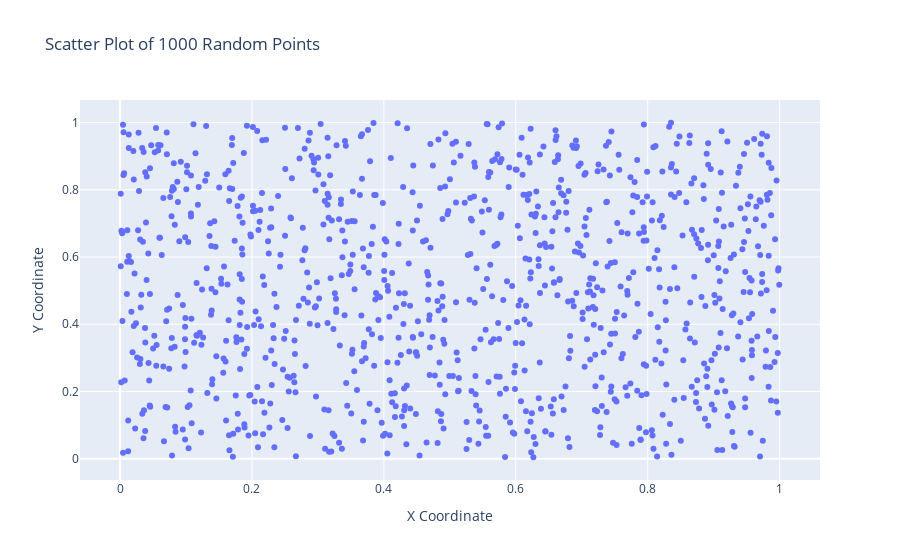

This figure's notebook cell:
### Code cell
import plotly.express as px
import numpy as np

# Generate random x and y coordinates
x = np.random.rand(1000)
y = np.random.rand(1000)

# Create a scatter plot using Plotly
fig = px.scatter(x=x, y=y, title="Scatter Plot of 1000 Random Points", labels={'x': 'X Coordinate', 'y': 'Y Coordinate'})
fig.show()

### Figure 1 — Plotly figure (JSON) as saved in the notebook; plotly's stock layout.template omitted (floating-point values rounded to 4 significant figures; data arrays with more than 128 entries replaced by an {"elided": "..."} marker saying what was removed)
{"data": [{"hovertemplate": "X Coordinate=%{x}<br>Y Coordinate=%{y}<extra></extra>", "legendgroup": "", "marker": {"color": "#636efa", "symbol": "circle"}, "mode": "markers", "name": "", "orientation": "v", "showlegend": false, "type": "scatter", "x": {"elided": "1000 float values"}, "xaxis": "x", "y": {"elided": "1000 float values"}, "yaxis": "y"}], "layout": {"legend": {"tracegroupgap": 0}, "title": {"text": "Scatter Plot of 1000 Random Points"}, "xaxis": {"anchor": "y", "domain": [0, 1], "title": {"text": "X Coordinate"}}, "yaxis": {"anchor": "x", "domain": [0, 1], "title": {"text": "Y Coordinate"}}}}
